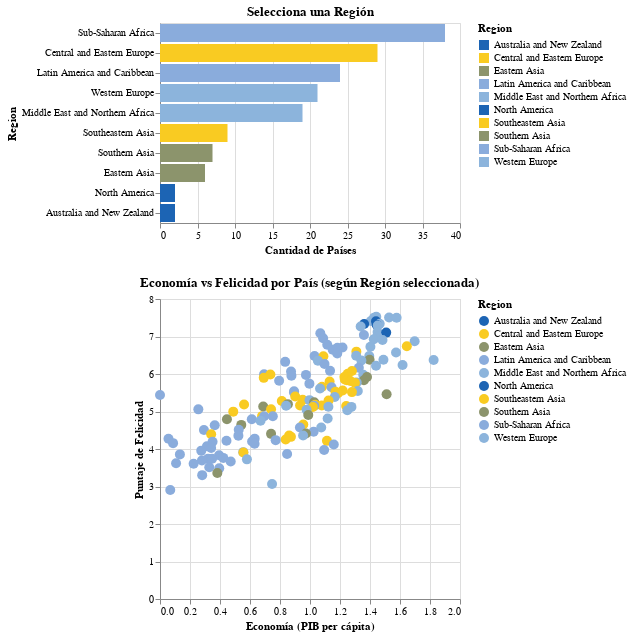

The notebook cell saved with this chart:
### Markdown cell above
## 8. Economía vs Felicidad por País (según Región seleccionada)

### Code cell
# Agregamos un selection point de regiones
selection = alt.selection_point(fields=['Region'], bind='legend', name='Región')

# Primera grafica de regiones y cantidad de países
graph_selector = alt.Chart(df).mark_bar().encode(
    y=alt.Y('Region:N', sort='-x'),
    x=alt.X('count():Q', title='Cantidad de Países'),
    color=alt.Color('Region:N', scale=alt.Scale(range=colors)),
    opacity=alt.condition(selection, alt.value(1), alt.value(0.2))
).add_params(selection).properties(title="Selecciona una Región")

# Gráfica secundaria, se marca la region seleccionada y se muestra la info
graph_detail = alt.Chart(df).mark_circle(size=100).encode(
    x=alt.X('Economy (GDP per Capita):Q', title='Economía (PIB per cápita)'),
    y=alt.Y('Happiness Score:Q', title='Puntaje de Felicidad'),
    color=alt.Color('Region:N', scale=alt.Scale(range=colors)),
    tooltip=['Country', 'Region', 'Happiness Score', 'Economy (GDP per Capita)'],
    opacity=alt.condition(selection, alt.value(1), alt.value(0))
).transform_filter(selection).properties(title="Economía vs Felicidad por País (según Región seleccionada)")

# Para visualizar en el mismo cuadro
(graph_selector & graph_detail).resolve_scale(color='independent')

### Figure 1 — Vega-Lite specification as saved in the notebook (floating-point values rounded to 4 significant figures; data arrays with more than 128 entries replaced by an {"elided": "..."} marker saying what was removed)
{"config": {"view": {"continuousWidth": 300, "continuousHeight": 300}}, "vconcat": [{"mark": {"type": "bar"}, "encoding": {"color": {"field": "Region", "scale": {"range": ["#1c64b4", "#f9cb22", "#8c946c", "#8aacdc", "#8cb4dc"]}, "type": "nominal"}, "opacity": {"condition": {"param": "Región", "value": 1}, "value": 0.2}, "x": {"aggregate": "count", "title": "Cantidad de Países", "type": "quantitative"}, "y": {"field": "Region", "sort": "-x", "type": "nominal"}}, "name": "view_1", "title": "Selecciona una Región"}, {"mark": {"type": "circle", "size": 100}, "encoding": {"color": {"field": "Region", "scale": {"range": ["#1c64b4", "#f9cb22", "#8c946c", "#8aacdc", "#8cb4dc"]}, "type": "nominal"}, "opacity": {"condition": {"param": "Región", "value": 1}, "value": 0}, "tooltip": [{"field": "Country", "type": "nominal"}, {"field": "Region", "type": "nominal"}, {"field": "Happiness Score", "type": "quantitative"}, {"field": "Economy (GDP per Capita)", "type": "quantitative"}], "x": {"field": "Economy (GDP per Capita)", "title": "Economía (PIB per cápita)", "type": "quantitative"}, "y": {"field": "Happiness Score", "title": "Puntaje de Felicidad", "type": "quantitative"}}, "title": "Economía vs Felicidad por País (según Región seleccionada)", "transform": [{"filter": {"param": "Región"}}]}], "data": {"name": "data-50760d807110c6803a9ac19c390f7078"}, "params": [{"name": "Región", "select": {"type": "point", "fields": ["Region"]}, "bind": "legend", "views": ["view_1"]}], "resolve": {"scale": {"color": "independent"}}, "$schema": "https://vega.github.io/schema/vega-lite/v5.8.0.json", "datasets": {"data-50760d807110c6803a9ac19c390f7078": {"elided": "157 records"}}}
